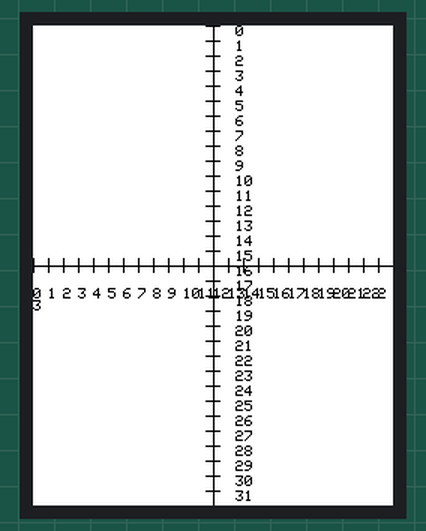
The sketch below on a simulated Arduino Uno, built with avr-gcc and run on an emulated ATmega328P. Shown: 240×320 colour display.

Above: at 0.3 s.

The sketch:

Ej11_rule.ino
```cpp
#include <SPI.h>
#include <Adafruit_GFX.h>    // Core graphics library
#include <Adafruit_ILI9341.h> // Hardware-specific library

#define TFT_CS   7
#define TFT_DC   6

// Assign human-readable names to some common 16-bit color values:
#define BLACK       0x0000      /*   0,   0,   0 */
#define NAVY        0x000F      /*   0,   0, 128 */
#define DARKGREEN   0x03E0      /*   0, 128,   0 */
#define DARKCYAN    0x03EF      /*   0, 128, 128 */
#define MAROON      0x7800      /* 128,   0,   0 */
#define PURPLE      0x780F      /* 128,   0, 128 */
#define OLIVE       0x7BE0      /* 128, 128,   0 */
#define LIGHTGREY   0xC618      /* 192, 192, 192 */
#define DARKGREY    0x7BEF      /* 128, 128, 128 */
#define BLUE        0x001F      /*   0,   0, 255 */
#define GREEN       0x07E0      /*   0, 255,   0 */
#define CYAN        0x07FF      /*   0, 255, 255 */
#define RED         0xF800      /* 255,   0,   0 */
#define MAGENTA     0xF81F      /* 255,   0, 255 */
#define YELLOW      0xFFE0      /* 255, 255,   0 */
#define WHITE       0xFFFF      /* 255, 255, 255 */
#define ORANGE      0xFD20      /* 255, 165,   0 */
#define GREENYELLOW 0xAFE5      /* 173, 255,  47 */
#define PINK        0xF81F

//Declaracion objeto TFT
Adafruit_ILI9341 tft = Adafruit_ILI9341(TFT_CS, TFT_DC);

int width, height;

void setup() {
  Serial.begin(9600);
  tft.begin(); // Begin ILI9341

  tft.setRotation(0);
  tft.fillScreen(WHITE);
  tft.setTextSize(1);
  tft.setTextColor(BLACK);

  width = tft.width();
  height = tft.height();

  //Una linea recta requiere de 4 parametros. Posicion inicial, longitud y color
  // Posicion en X --> Direccion horizontal (De izquierda a derecha)
  // Posicion en Y --> Direccion vertical (De arriba a abajo)
  // Longitud --> Distancia en pixeles
  // Color --> En hexadecimal

  // Crear una escala con intervalos cada 10 pixeles en las dos direcciones
  // Para ello, vamos a crear primero una cruz por toda la pantalla
  // Y encima de ellas unas marcas con unas lineas de 10 pixeles de longitud

  // Dibujamos la linea horizontal pasante
  tft.drawFastHLine(0, height/2 , width, BLACK);
  // Dibujamos la linea vertical pasante
  tft.drawFastVLine(width/2, 0 , height, BLACK);

  int interval = 10;
  int length = 10;
  int x = width/2 - length/2;
  int y = height/2 - length/2;

  //Se dibujan las lineas horizontales indicadores de cada intervalo
  for(int i ; i < height/interval; i++ ){

    tft.drawFastHLine(x, i*interval , length, BLACK);
    tft.setCursor(x+20, i*interval);
    tft.println(i);
  }

  //Se dibujan las lineas verticales indicadoras del intervalo
  for(int i ; i < width/interval; i++ ){

    tft.drawFastVLine(i*interval, y , length, BLACK);
    tft.setCursor(i*interval, y +20);
    tft.println(i);
  }

}

void loop() {

}
```
